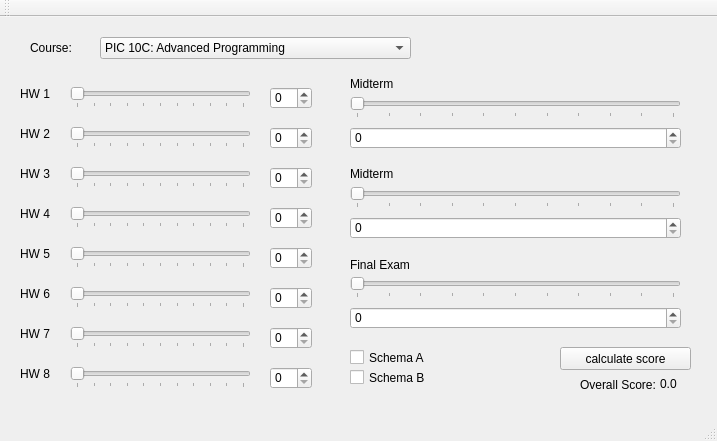
<?xml version="1.0" encoding="UTF-8"?>
<ui version="4.0">
 <class>MainWindow</class>
 <widget class="QMainWindow" name="MainWindow">
  <property name="geometry">
   <rect>
    <x>0</x>
    <y>0</y>
    <width>717</width>
    <height>441</height>
   </rect>
  </property>
  <property name="windowTitle">
   <string>MainWindow</string>
  </property>
  <widget class="QWidget" name="centralWidget">
   <widget class="QCheckBox" name="schemaA">
    <property name="geometry">
     <rect>
      <x>350</x>
      <y>330</y>
      <width>91</width>
      <height>21</height>
     </rect>
    </property>
    <property name="text">
     <string>Schema A</string>
    </property>
   </widget>
   <widget class="QCheckBox" name="schemaB">
    <property name="geometry">
     <rect>
      <x>350</x>
      <y>350</y>
      <width>91</width>
      <height>21</height>
     </rect>
    </property>
    <property name="text">
     <string>Schema B</string>
    </property>
   </widget>
   <widget class="QLabel" name="HW1">
    <property name="geometry">
     <rect>
      <x>20</x>
      <y>70</y>
      <width>47</width>
      <height>13</height>
     </rect>
    </property>
    <property name="text">
     <string>HW 1</string>
    </property>
   </widget>
   <widget class="QLabel" name="HW2">
    <property name="geometry">
     <rect>
      <x>20</x>
      <y>110</y>
      <width>47</width>
      <height>13</height>
     </rect>
    </property>
    <property name="text">
     <string>HW 2</string>
    </property>
   </widget>
   <widget class="QSlider" name="hw1_slider">
    <property name="geometry">
     <rect>
      <x>70</x>
      <y>70</y>
      <width>181</width>
      <height>21</height>
     </rect>
    </property>
    <property name="maximum">
     <number>100</number>
    </property>
    <property name="orientation">
     <enum>Qt::Horizontal</enum>
    </property>
    <property name="tickPosition">
     <enum>QSlider::TicksBelow</enum>
    </property>
    <property name="tickInterval">
     <number>10</number>
    </property>
   </widget>
   <widget class="QLabel" name="HW3">
    <property name="geometry">
     <rect>
      <x>20</x>
      <y>150</y>
      <width>47</width>
      <height>13</height>
     </rect>
    </property>
    <property name="text">
     <string>HW 3</string>
    </property>
   </widget>
   <widget class="QLabel" name="HW4">
    <property name="geometry">
     <rect>
      <x>20</x>
      <y>190</y>
      <width>47</width>
      <height>13</height>
     </rect>
    </property>
    <property name="text">
     <string>HW 4</string>
    </property>
   </widget>
   <widget class="QLabel" name="HW5">
    <property name="geometry">
     <rect>
      <x>20</x>
      <y>230</y>
      <width>47</width>
      <height>13</height>
     </rect>
    </property>
    <property name="text">
     <string>HW 5</string>
    </property>
   </widget>
   <widget class="QLabel" name="HW6">
    <property name="geometry">
     <rect>
      <x>20</x>
      <y>270</y>
      <width>47</width>
      <height>13</height>
     </rect>
    </property>
    <property name="text">
     <string>HW 6</string>
    </property>
   </widget>
   <widget class="QLabel" name="HW7">
    <property name="geometry">
     <rect>
      <x>20</x>
      <y>310</y>
      <width>47</width>
      <height>13</height>
     </rect>
    </property>
    <property name="text">
     <string>HW 7</string>
    </property>
   </widget>
   <widget class="QLabel" name="HW8">
    <property name="geometry">
     <rect>
      <x>20</x>
      <y>350</y>
      <width>47</width>
      <height>13</height>
     </rect>
    </property>
    <property name="text">
     <string>HW 8</string>
    </property>
   </widget>
   <widget class="QSpinBox" name="hw1_box">
    <property name="geometry">
     <rect>
      <x>270</x>
      <y>70</y>
      <width>42</width>
      <height>22</height>
     </rect>
    </property>
    <property name="maximum">
     <number>100</number>
    </property>
   </widget>
   <widget class="QComboBox" name="course_box">
    <property name="geometry">
     <rect>
      <x>100</x>
      <y>20</y>
      <width>311</width>
      <height>22</height>
     </rect>
    </property>
    <item>
     <property name="text">
      <string>PIC 10C: Advanced Programming</string>
     </property>
    </item>
    <item>
     <property name="text">
      <string>PIC 10B: Intermediate Programming</string>
     </property>
    </item>
   </widget>
   <widget class="QLabel" name="label">
    <property name="geometry">
     <rect>
      <x>30</x>
      <y>20</y>
      <width>71</width>
      <height>21</height>
     </rect>
    </property>
    <property name="text">
     <string>Course:</string>
    </property>
   </widget>
   <widget class="QLabel" name="label_2">
    <property name="geometry">
     <rect>
      <x>350</x>
      <y>60</y>
      <width>47</width>
      <height>13</height>
     </rect>
    </property>
    <property name="text">
     <string>Midterm 1</string>
    </property>
   </widget>
   <widget class="QLabel" name="label_3">
    <property name="geometry">
     <rect>
      <x>350</x>
      <y>150</y>
      <width>47</width>
      <height>13</height>
     </rect>
    </property>
    <property name="text">
     <string>Midterm 2</string>
    </property>
   </widget>
   <widget class="QLabel" name="label_4">
    <property name="geometry">
     <rect>
      <x>350</x>
      <y>240</y>
      <width>61</width>
      <height>16</height>
     </rect>
    </property>
    <property name="text">
     <string>Final Exam</string>
    </property>
   </widget>
   <widget class="QLabel" name="label_5">
    <property name="geometry">
     <rect>
      <x>580</x>
      <y>360</y>
      <width>81</width>
      <height>16</height>
     </rect>
    </property>
    <property name="text">
     <string>Overall Score:</string>
    </property>
   </widget>
   <widget class="QLabel" name="score_label">
    <property name="geometry">
     <rect>
      <x>660</x>
      <y>360</y>
      <width>47</width>
      <height>13</height>
     </rect>
    </property>
    <property name="text">
     <string>0.0</string>
    </property>
   </widget>
   <widget class="QSpinBox" name="hw2_box">
    <property name="geometry">
     <rect>
      <x>270</x>
      <y>110</y>
      <width>42</width>
      <height>22</height>
     </rect>
    </property>
    <property name="maximum">
     <number>100</number>
    </property>
   </widget>
   <widget class="QSlider" name="hw2_slider">
    <property name="geometry">
     <rect>
      <x>70</x>
      <y>110</y>
      <width>181</width>
      <height>21</height>
     </rect>
    </property>
    <property name="maximum">
     <number>100</number>
    </property>
    <property name="orientation">
     <enum>Qt::Horizontal</enum>
    </property>
    <property name="tickPosition">
     <enum>QSlider::TicksBelow</enum>
    </property>
    <property name="tickInterval">
     <number>10</number>
    </property>
   </widget>
   <widget class="QSlider" name="hw3_slider">
    <property name="geometry">
     <rect>
      <x>70</x>
      <y>150</y>
      <width>181</width>
      <height>21</height>
     </rect>
    </property>
    <property name="maximum">
     <number>100</number>
    </property>
    <property name="orientation">
     <enum>Qt::Horizontal</enum>
    </property>
    <property name="tickPosition">
     <enum>QSlider::TicksBelow</enum>
    </property>
    <property name="tickInterval">
     <number>10</number>
    </property>
   </widget>
   <widget class="QSpinBox" name="hw3_box">
    <property name="geometry">
     <rect>
      <x>270</x>
      <y>150</y>
      <width>42</width>
      <height>22</height>
     </rect>
    </property>
    <property name="maximum">
     <number>100</number>
    </property>
   </widget>
   <widget class="QSlider" name="hw4_slider">
    <property name="geometry">
     <rect>
      <x>70</x>
      <y>190</y>
      <width>181</width>
      <height>21</height>
     </rect>
    </property>
    <property name="maximum">
     <number>100</number>
    </property>
    <property name="orientation">
     <enum>Qt::Horizontal</enum>
    </property>
    <property name="tickPosition">
     <enum>QSlider::TicksBelow</enum>
    </property>
    <property name="tickInterval">
     <number>10</number>
    </property>
   </widget>
   <widget class="QSlider" name="hw5_slider">
    <property name="geometry">
     <rect>
      <x>70</x>
      <y>230</y>
      <width>181</width>
      <height>21</height>
     </rect>
    </property>
    <property name="maximum">
     <number>100</number>
    </property>
    <property name="orientation">
     <enum>Qt::Horizontal</enum>
    </property>
    <property name="tickPosition">
     <enum>QSlider::TicksBelow</enum>
    </property>
    <property name="tickInterval">
     <number>10</number>
    </property>
   </widget>
   <widget class="QSlider" name="hw6_slider">
    <property name="geometry">
     <rect>
      <x>70</x>
      <y>270</y>
      <width>181</width>
      <height>21</height>
     </rect>
    </property>
    <property name="maximum">
     <number>100</number>
    </property>
    <property name="orientation">
     <enum>Qt::Horizontal</enum>
    </property>
    <property name="tickPosition">
     <enum>QSlider::TicksBelow</enum>
    </property>
    <property name="tickInterval">
     <number>10</number>
    </property>
   </widget>
   <widget class="QSlider" name="hw7_slider">
    <property name="geometry">
     <rect>
      <x>70</x>
      <y>310</y>
      <width>181</width>
      <height>21</height>
     </rect>
    </property>
    <property name="maximum">
     <number>100</number>
    </property>
    <property name="orientation">
     <enum>Qt::Horizontal</enum>
    </property>
    <property name="tickPosition">
     <enum>QSlider::TicksBelow</enum>
    </property>
    <property name="tickInterval">
     <number>10</number>
    </property>
   </widget>
   <widget class="QSlider" name="hw8_slider">
    <property name="geometry">
     <rect>
      <x>70</x>
      <y>350</y>
      <width>181</width>
      <height>21</height>
     </rect>
    </property>
    <property name="maximum">
     <number>100</number>
    </property>
    <property name="orientation">
     <enum>Qt::Horizontal</enum>
    </property>
    <property name="tickPosition">
     <enum>QSlider::TicksBelow</enum>
    </property>
    <property name="tickInterval">
     <number>10</number>
    </property>
   </widget>
   <widget class="QSpinBox" name="hw4_box">
    <property name="geometry">
     <rect>
      <x>270</x>
      <y>190</y>
      <width>42</width>
      <height>22</height>
     </rect>
    </property>
    <property name="maximum">
     <number>100</number>
    </property>
   </widget>
   <widget class="QSpinBox" name="hw5_box">
    <property name="geometry">
     <rect>
      <x>270</x>
      <y>230</y>
      <width>42</width>
      <height>22</height>
     </rect>
    </property>
    <property name="maximum">
     <number>100</number>
    </property>
   </widget>
   <widget class="QSpinBox" name="hw6_box">
    <property name="geometry">
     <rect>
      <x>270</x>
      <y>270</y>
      <width>42</width>
      <height>22</height>
     </rect>
    </property>
    <property name="maximum">
     <number>100</number>
    </property>
   </widget>
   <widget class="QSpinBox" name="hw7_box">
    <property name="geometry">
     <rect>
      <x>270</x>
      <y>310</y>
      <width>42</width>
      <height>22</height>
     </rect>
    </property>
    <property name="maximum">
     <number>100</number>
    </property>
   </widget>
   <widget class="QSpinBox" name="hw8_box">
    <property name="geometry">
     <rect>
      <x>270</x>
      <y>350</y>
      <width>42</width>
      <height>22</height>
     </rect>
    </property>
    <property name="maximum">
     <number>100</number>
    </property>
   </widget>
   <widget class="QSlider" name="mt1_slider">
    <property name="geometry">
     <rect>
      <x>350</x>
      <y>80</y>
      <width>331</width>
      <height>21</height>
     </rect>
    </property>
    <property name="maximum">
     <number>100</number>
    </property>
    <property name="orientation">
     <enum>Qt::Horizontal</enum>
    </property>
    <property name="tickPosition">
     <enum>QSlider::TicksBelow</enum>
    </property>
    <property name="tickInterval">
     <number>10</number>
    </property>
   </widget>
   <widget class="QSpinBox" name="mt1_box">
    <property name="geometry">
     <rect>
      <x>350</x>
      <y>110</y>
      <width>331</width>
      <height>22</height>
     </rect>
    </property>
    <property name="maximum">
     <number>100</number>
    </property>
   </widget>
   <widget class="QSlider" name="mt2_slider">
    <property name="geometry">
     <rect>
      <x>350</x>
      <y>170</y>
      <width>331</width>
      <height>21</height>
     </rect>
    </property>
    <property name="maximum">
     <number>100</number>
    </property>
    <property name="orientation">
     <enum>Qt::Horizontal</enum>
    </property>
    <property name="tickPosition">
     <enum>QSlider::TicksBelow</enum>
    </property>
    <property name="tickInterval">
     <number>10</number>
    </property>
   </widget>
   <widget class="QSpinBox" name="mt2_box">
    <property name="geometry">
     <rect>
      <x>350</x>
      <y>200</y>
      <width>331</width>
      <height>22</height>
     </rect>
    </property>
    <property name="maximum">
     <number>100</number>
    </property>
   </widget>
   <widget class="QSlider" name="final_slider">
    <property name="geometry">
     <rect>
      <x>350</x>
      <y>260</y>
      <width>331</width>
      <height>21</height>
     </rect>
    </property>
    <property name="maximum">
     <number>100</number>
    </property>
    <property name="orientation">
     <enum>Qt::Horizontal</enum>
    </property>
    <property name="tickPosition">
     <enum>QSlider::TicksBelow</enum>
    </property>
    <property name="tickInterval">
     <number>10</number>
    </property>
   </widget>
   <widget class="QSpinBox" name="final_box">
    <property name="geometry">
     <rect>
      <x>350</x>
      <y>290</y>
      <width>331</width>
      <height>22</height>
     </rect>
    </property>
    <property name="maximum">
     <number>100</number>
    </property>
   </widget>
   <widget class="QPushButton" name="calc_b">
    <property name="geometry">
     <rect>
      <x>560</x>
      <y>330</y>
      <width>131</width>
      <height>23</height>
     </rect>
    </property>
    <property name="text">
     <string>calculate score</string>
    </property>
   </widget>
  </widget>
  <widget class="QMenuBar" name="menuBar">
   <property name="geometry">
    <rect>
     <x>0</x>
     <y>0</y>
     <width>717</width>
     <height>21</height>
    </rect>
   </property>
  </widget>
  <widget class="QToolBar" name="mainToolBar">
   <attribute name="toolBarArea">
    <enum>TopToolBarArea</enum>
   </attribute>
   <attribute name="toolBarBreak">
    <bool>false</bool>
   </attribute>
  </widget>
  <widget class="QStatusBar" name="statusBar"/>
 </widget>
 <layoutdefault spacing="6" margin="11"/>
 <resources/>
 <connections/>
</ui>
